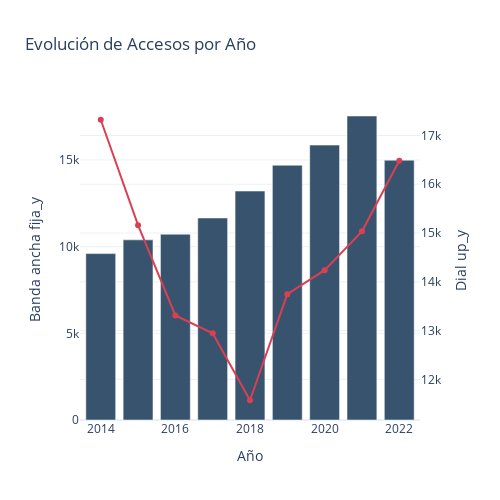

Source (notebook cell):
### Markdown cell above
# Visualizaciones: 
# 1- Evolución de Accesos por Año por tipo de red.

### Code cell
df = df_union

# Agrupamos los datos por año y calculamos la suma de 'Banda ancha fija_y' y 'Dial up_y'
grouped = df.groupby('Año')[['Banda ancha fija_y', 'Dial up_y']].sum()

# Creamos el gráfico de barras para 'Banda ancha fija_y'
trace1 = go.Bar(
    x=grouped.index,
    y=grouped['Banda ancha fija_y'],
    name='Banda ancha fija_y',
    marker_color='rgb(55, 83, 109)'
)

# Creamos el gráfico de línea para 'Dial up_y'
trace2 = go.Scatter(
    x=grouped.index,
    y=grouped['Dial up_y'],
    name='Dial up_y',
    line=dict(color='rgb(219, 64, 82)', width=2),
    yaxis='y2'
)

data = [trace1, trace2]

layout = go.Layout(
    title='Evolución de Accesos por Año',
    autosize=False,
    width=500,
    height=500,
    xaxis=dict(title='Año'),
    yaxis=dict(title='Banda ancha fija_y'),
    yaxis2=dict(title='Dial up_y', overlaying='y', side='right'),
    showlegend=False,
    template='plotly_white'
)

fig = go.Figure(data=data, layout=layout)
fig.show()

### Figure 1 — Plotly figure (JSON) as saved in the notebook; plotly's stock layout.template omitted (floating-point values rounded to 4 significant figures)
{"data": [{"marker": {"color": "rgb(55, 83, 109)"}, "name": "Banda ancha fija_y", "type": "bar", "x": [2014, 2015, 2016, 2017, 2018, 2019, 2020, 2021, 2022], "y": [9600, 10391, 10718, 11654, 13207, 14697, 15857, 17537, 14989]}, {"line": {"color": "rgb(219, 64, 82)", "width": 2}, "name": "Dial up_y", "type": "scatter", "x": [2014, 2015, 2016, 2017, 2018, 2019, 2020, 2021, 2022], "y": [17322, 15161, 13311, 12944, 11573, 13746, 14239, 15035, 16482], "yaxis": "y2"}], "layout": {"autosize": false, "height": 500, "showlegend": false, "title": {"text": "Evolución de Accesos por Año"}, "width": 500, "xaxis": {"title": {"text": "Año"}}, "yaxis": {"title": {"text": "Banda ancha fija_y"}}, "yaxis2": {"overlaying": "y", "side": "right", "title": {"text": "Dial up_y"}}}}
